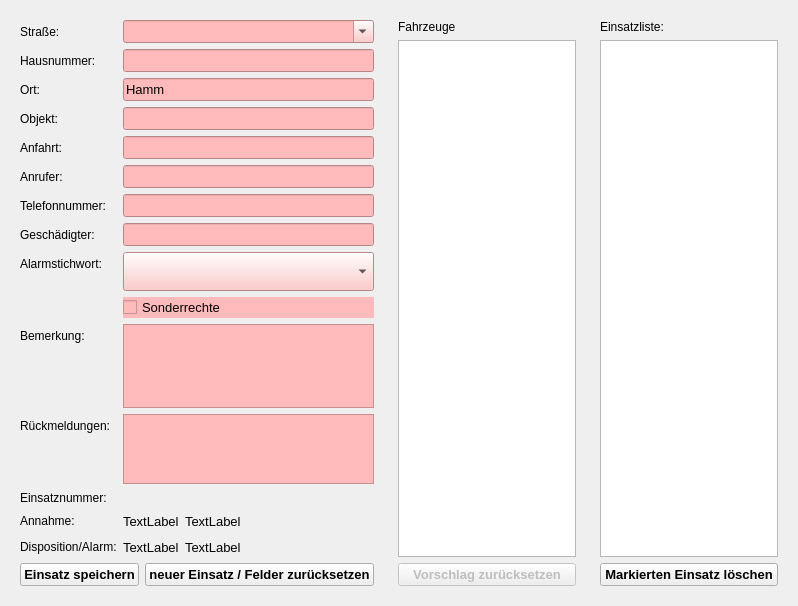
<?xml version="1.0" encoding="UTF-8"?>
<ui version="4.0">
 <class>EinsatzForm</class>
 <widget class="QWidget" name="EinsatzForm">
  <property name="geometry">
   <rect>
    <x>0</x>
    <y>0</y>
    <width>798</width>
    <height>606</height>
   </rect>
  </property>
  <property name="windowTitle">
   <string>Einsatzbearbeitung - Jugendfeuerwehr Hamm</string>
  </property>
  <layout class="QHBoxLayout" name="horizontalLayout_2">
   <item>
    <widget class="QWidget" name="widget_einsatzform" native="true">
     <layout class="QFormLayout" name="formLayout">
      <item row="0" column="0">
       <widget class="QLabel" name="label_text_strasse">
        <property name="text">
         <string>Straße:</string>
        </property>
       </widget>
      </item>
      <item row="0" column="1">
       <widget class="QComboBox" name="comboBox_strasse">
        <property name="palette">
         <palette>
          <active>
           <colorrole role="Button">
            <brush brushstyle="SolidPattern">
             <color alpha="255">
              <red>255</red>
              <green>187</green>
              <blue>187</blue>
             </color>
            </brush>
           </colorrole>
           <colorrole role="Text">
            <brush brushstyle="SolidPattern">
             <color alpha="255">
              <red>255</red>
              <green>0</green>
              <blue>0</blue>
             </color>
            </brush>
           </colorrole>
           <colorrole role="Base">
            <brush brushstyle="SolidPattern">
             <color alpha="255">
              <red>255</red>
              <green>187</green>
              <blue>187</blue>
             </color>
            </brush>
           </colorrole>
           <colorrole role="Window">
            <brush brushstyle="SolidPattern">
             <color alpha="255">
              <red>255</red>
              <green>187</green>
              <blue>187</blue>
             </color>
            </brush>
           </colorrole>
          </active>
          <inactive>
           <colorrole role="Button">
            <brush brushstyle="SolidPattern">
             <color alpha="255">
              <red>255</red>
              <green>187</green>
              <blue>187</blue>
             </color>
            </brush>
           </colorrole>
           <colorrole role="Text">
            <brush brushstyle="SolidPattern">
             <color alpha="255">
              <red>255</red>
              <green>0</green>
              <blue>0</blue>
             </color>
            </brush>
           </colorrole>
           <colorrole role="Base">
            <brush brushstyle="SolidPattern">
             <color alpha="255">
              <red>255</red>
              <green>187</green>
              <blue>187</blue>
             </color>
            </brush>
           </colorrole>
           <colorrole role="Window">
            <brush brushstyle="SolidPattern">
             <color alpha="255">
              <red>255</red>
              <green>187</green>
              <blue>187</blue>
             </color>
            </brush>
           </colorrole>
          </inactive>
          <disabled>
           <colorrole role="Button">
            <brush brushstyle="SolidPattern">
             <color alpha="255">
              <red>255</red>
              <green>187</green>
              <blue>187</blue>
             </color>
            </brush>
           </colorrole>
           <colorrole role="Text">
            <brush brushstyle="SolidPattern">
             <color alpha="255">
              <red>120</red>
              <green>120</green>
              <blue>120</blue>
             </color>
            </brush>
           </colorrole>
           <colorrole role="Base">
            <brush brushstyle="SolidPattern">
             <color alpha="255">
              <red>255</red>
              <green>187</green>
              <blue>187</blue>
             </color>
            </brush>
           </colorrole>
           <colorrole role="Window">
            <brush brushstyle="SolidPattern">
             <color alpha="255">
              <red>255</red>
              <green>187</green>
              <blue>187</blue>
             </color>
            </brush>
           </colorrole>
          </disabled>
         </palette>
        </property>
        <property name="font">
         <font>
          <pointsize>10</pointsize>
         </font>
        </property>
        <property name="styleSheet">
         <string notr="true">background-color: #ffbbbb</string>
        </property>
        <property name="editable">
         <bool>true</bool>
        </property>
       </widget>
      </item>
      <item row="1" column="0">
       <widget class="QLabel" name="label_text_hnr">
        <property name="text">
         <string>Hausnummer:</string>
        </property>
       </widget>
      </item>
      <item row="1" column="1">
       <widget class="QLineEdit" name="lineEdit_hnr">
        <property name="palette">
         <palette>
          <active>
           <colorrole role="Button">
            <brush brushstyle="SolidPattern">
             <color alpha="255">
              <red>255</red>
              <green>187</green>
              <blue>187</blue>
             </color>
            </brush>
           </colorrole>
           <colorrole role="Text">
            <brush brushstyle="SolidPattern">
             <color alpha="255">
              <red>255</red>
              <green>0</green>
              <blue>0</blue>
             </color>
            </brush>
           </colorrole>
           <colorrole role="Base">
            <brush brushstyle="SolidPattern">
             <color alpha="255">
              <red>255</red>
              <green>187</green>
              <blue>187</blue>
             </color>
            </brush>
           </colorrole>
           <colorrole role="Window">
            <brush brushstyle="SolidPattern">
             <color alpha="255">
              <red>255</red>
              <green>187</green>
              <blue>187</blue>
             </color>
            </brush>
           </colorrole>
          </active>
          <inactive>
           <colorrole role="Button">
            <brush brushstyle="SolidPattern">
             <color alpha="255">
              <red>255</red>
              <green>187</green>
              <blue>187</blue>
             </color>
            </brush>
           </colorrole>
           <colorrole role="Text">
            <brush brushstyle="SolidPattern">
             <color alpha="255">
              <red>255</red>
              <green>0</green>
              <blue>0</blue>
             </color>
            </brush>
           </colorrole>
           <colorrole role="Base">
            <brush brushstyle="SolidPattern">
             <color alpha="255">
              <red>255</red>
              <green>187</green>
              <blue>187</blue>
             </color>
            </brush>
           </colorrole>
           <colorrole role="Window">
            <brush brushstyle="SolidPattern">
             <color alpha="255">
              <red>255</red>
              <green>187</green>
              <blue>187</blue>
             </color>
            </brush>
           </colorrole>
          </inactive>
          <disabled>
           <colorrole role="Button">
            <brush brushstyle="SolidPattern">
             <color alpha="255">
              <red>255</red>
              <green>187</green>
              <blue>187</blue>
             </color>
            </brush>
           </colorrole>
           <colorrole role="Text">
            <brush brushstyle="SolidPattern">
             <color alpha="255">
              <red>120</red>
              <green>120</green>
              <blue>120</blue>
             </color>
            </brush>
           </colorrole>
           <colorrole role="Base">
            <brush brushstyle="SolidPattern">
             <color alpha="255">
              <red>255</red>
              <green>187</green>
              <blue>187</blue>
             </color>
            </brush>
           </colorrole>
           <colorrole role="Window">
            <brush brushstyle="SolidPattern">
             <color alpha="255">
              <red>255</red>
              <green>187</green>
              <blue>187</blue>
             </color>
            </brush>
           </colorrole>
          </disabled>
         </palette>
        </property>
        <property name="font">
         <font>
          <pointsize>10</pointsize>
         </font>
        </property>
        <property name="styleSheet">
         <string notr="true">background-color: #ffbbbb</string>
        </property>
       </widget>
      </item>
      <item row="2" column="0">
       <widget class="QLabel" name="label_text_ort">
        <property name="text">
         <string>Ort:</string>
        </property>
       </widget>
      </item>
      <item row="2" column="1">
       <widget class="QWidget" name="widget_ort" native="true">
        <layout class="QHBoxLayout" name="horizontalLayout">
         <property name="leftMargin">
          <number>0</number>
         </property>
         <property name="topMargin">
          <number>0</number>
         </property>
         <property name="rightMargin">
          <number>0</number>
         </property>
         <property name="bottomMargin">
          <number>0</number>
         </property>
         <item>
          <widget class="QLineEdit" name="lineEdit_ort">
           <property name="font">
            <font>
             <pointsize>10</pointsize>
            </font>
           </property>
           <property name="styleSheet">
            <string notr="true">background-color: #ffbbbb</string>
           </property>
           <property name="text">
            <string>Hamm</string>
           </property>
          </widget>
         </item>
        </layout>
       </widget>
      </item>
      <item row="3" column="0">
       <widget class="QLabel" name="label_text_objekt">
        <property name="text">
         <string>Objekt:</string>
        </property>
       </widget>
      </item>
      <item row="3" column="1">
       <widget class="QLineEdit" name="lineEdit_objekt">
        <property name="font">
         <font>
          <pointsize>10</pointsize>
         </font>
        </property>
        <property name="styleSheet">
         <string notr="true">background-color: #ffbbbb</string>
        </property>
       </widget>
      </item>
      <item row="4" column="0">
       <widget class="QLabel" name="label_text_anfahrt">
        <property name="text">
         <string>Anfahrt:</string>
        </property>
       </widget>
      </item>
      <item row="4" column="1">
       <widget class="QLineEdit" name="lineEdit_anfahrt">
        <property name="font">
         <font>
          <pointsize>10</pointsize>
         </font>
        </property>
        <property name="styleSheet">
         <string notr="true">background-color: #ffbbbb</string>
        </property>
       </widget>
      </item>
      <item row="5" column="0">
       <widget class="QLabel" name="label_text_anrufer">
        <property name="text">
         <string>Anrufer:</string>
        </property>
       </widget>
      </item>
      <item row="5" column="1">
       <widget class="QLineEdit" name="lineEdit_anrufer">
        <property name="font">
         <font>
          <pointsize>10</pointsize>
         </font>
        </property>
        <property name="styleSheet">
         <string notr="true">background-color: #ffbbbb</string>
        </property>
       </widget>
      </item>
      <item row="6" column="0">
       <widget class="QLabel" name="label_text_telefonnummer">
        <property name="text">
         <string>Telefonnummer:</string>
        </property>
       </widget>
      </item>
      <item row="6" column="1">
       <widget class="QLineEdit" name="lineEdit_telefonnummer">
        <property name="font">
         <font>
          <pointsize>10</pointsize>
         </font>
        </property>
        <property name="styleSheet">
         <string notr="true">background-color: #ffbbbb</string>
        </property>
       </widget>
      </item>
      <item row="8" column="0">
       <widget class="QLabel" name="label_text_geschaedigter">
        <property name="text">
         <string>Geschädigter:</string>
        </property>
       </widget>
      </item>
      <item row="8" column="1">
       <widget class="QLineEdit" name="lineEdit_geschaedigter">
        <property name="font">
         <font>
          <pointsize>10</pointsize>
         </font>
        </property>
        <property name="styleSheet">
         <string notr="true">background-color: #ffbbbb</string>
        </property>
       </widget>
      </item>
      <item row="9" column="0">
       <widget class="QLabel" name="label_text_stichwort">
        <property name="text">
         <string>Alarmstichwort:</string>
        </property>
       </widget>
      </item>
      <item row="9" column="1">
       <widget class="QComboBox" name="comboBox_stichwort">
        <property name="palette">
         <palette>
          <active>
           <colorrole role="Button">
            <brush brushstyle="SolidPattern">
             <color alpha="255">
              <red>255</red>
              <green>187</green>
              <blue>187</blue>
             </color>
            </brush>
           </colorrole>
           <colorrole role="Text">
            <brush brushstyle="SolidPattern">
             <color alpha="255">
              <red>255</red>
              <green>0</green>
              <blue>0</blue>
             </color>
            </brush>
           </colorrole>
           <colorrole role="Base">
            <brush brushstyle="SolidPattern">
             <color alpha="255">
              <red>255</red>
              <green>187</green>
              <blue>187</blue>
             </color>
            </brush>
           </colorrole>
           <colorrole role="Window">
            <brush brushstyle="SolidPattern">
             <color alpha="255">
              <red>255</red>
              <green>187</green>
              <blue>187</blue>
             </color>
            </brush>
           </colorrole>
          </active>
          <inactive>
           <colorrole role="Button">
            <brush brushstyle="SolidPattern">
             <color alpha="255">
              <red>255</red>
              <green>187</green>
              <blue>187</blue>
             </color>
            </brush>
           </colorrole>
           <colorrole role="Text">
            <brush brushstyle="SolidPattern">
             <color alpha="255">
              <red>255</red>
              <green>0</green>
              <blue>0</blue>
             </color>
            </brush>
           </colorrole>
           <colorrole role="Base">
            <brush brushstyle="SolidPattern">
             <color alpha="255">
              <red>255</red>
              <green>187</green>
              <blue>187</blue>
             </color>
            </brush>
           </colorrole>
           <colorrole role="Window">
            <brush brushstyle="SolidPattern">
             <color alpha="255">
              <red>255</red>
              <green>187</green>
              <blue>187</blue>
             </color>
            </brush>
           </colorrole>
          </inactive>
          <disabled>
           <colorrole role="Button">
            <brush brushstyle="SolidPattern">
             <color alpha="255">
              <red>255</red>
              <green>187</green>
              <blue>187</blue>
             </color>
            </brush>
           </colorrole>
           <colorrole role="Text">
            <brush brushstyle="SolidPattern">
             <color alpha="255">
              <red>120</red>
              <green>120</green>
              <blue>120</blue>
             </color>
            </brush>
           </colorrole>
           <colorrole role="Base">
            <brush brushstyle="SolidPattern">
             <color alpha="255">
              <red>255</red>
              <green>187</green>
              <blue>187</blue>
             </color>
            </brush>
           </colorrole>
           <colorrole role="Window">
            <brush brushstyle="SolidPattern">
             <color alpha="255">
              <red>255</red>
              <green>187</green>
              <blue>187</blue>
             </color>
            </brush>
           </colorrole>
          </disabled>
         </palette>
        </property>
        <property name="font">
         <font>
          <pointsize>20</pointsize>
         </font>
        </property>
        <property name="styleSheet">
         <string notr="true">background-color: #ffbbbb</string>
        </property>
        <property name="maxVisibleItems">
         <number>13</number>
        </property>
       </widget>
      </item>
      <item row="10" column="1">
       <widget class="QCheckBox" name="checkBox_sosi">
        <property name="font">
         <font>
          <pointsize>10</pointsize>
         </font>
        </property>
        <property name="styleSheet">
         <string notr="true">background-color: #ffbbbb</string>
        </property>
        <property name="text">
         <string>Sonderrechte</string>
        </property>
       </widget>
      </item>
      <item row="11" column="0">
       <widget class="QLabel" name="label_text_bemerkung">
        <property name="text">
         <string>Bemerkung:</string>
        </property>
       </widget>
      </item>
      <item row="11" column="1">
       <widget class="QTextEdit" name="textEdit_bemerkung">
        <property name="sizePolicy">
         <sizepolicy hsizetype="Expanding" vsizetype="Expanding">
          <horstretch>0</horstretch>
          <verstretch>0</verstretch>
         </sizepolicy>
        </property>
        <property name="font">
         <font>
          <pointsize>10</pointsize>
         </font>
        </property>
        <property name="styleSheet">
         <string notr="true">background-color: #ffbbbb</string>
        </property>
       </widget>
      </item>
      <item row="12" column="0">
       <widget class="QLabel" name="label">
        <property name="text">
         <string>Rückmeldungen:</string>
        </property>
       </widget>
      </item>
      <item row="12" column="1">
       <widget class="QTextEdit" name="textEdit_rueckmeldungen">
        <property name="sizePolicy">
         <sizepolicy hsizetype="Expanding" vsizetype="Expanding">
          <horstretch>0</horstretch>
          <verstretch>1</verstretch>
         </sizepolicy>
        </property>
        <property name="font">
         <font>
          <pointsize>10</pointsize>
         </font>
        </property>
        <property name="styleSheet">
         <string notr="true">background-color: #ffbbbb</string>
        </property>
       </widget>
      </item>
      <item row="13" column="0">
       <widget class="QLabel" name="label_text_einsatznummer">
        <property name="text">
         <string>Einsatznummer:</string>
        </property>
       </widget>
      </item>
      <item row="13" column="1">
       <widget class="QLabel" name="label_einsatznummer">
        <property name="font">
         <font>
          <pointsize>10</pointsize>
         </font>
        </property>
        <property name="text">
         <string/>
        </property>
       </widget>
      </item>
      <item row="14" column="0">
       <widget class="QLabel" name="label_text_time">
        <property name="text">
         <string>Annahme:</string>
        </property>
       </widget>
      </item>
      <item row="14" column="1">
       <widget class="QWidget" name="widget_annahmezeit" native="true">
        <layout class="QHBoxLayout" name="horizontalLayout_4">
         <property name="leftMargin">
          <number>0</number>
         </property>
         <property name="topMargin">
          <number>0</number>
         </property>
         <property name="rightMargin">
          <number>0</number>
         </property>
         <property name="bottomMargin">
          <number>0</number>
         </property>
         <item>
          <widget class="QLabel" name="label_annahmedatum">
           <property name="font">
            <font>
             <pointsize>10</pointsize>
            </font>
           </property>
           <property name="text">
            <string>TextLabel</string>
           </property>
          </widget>
         </item>
         <item>
          <widget class="QLabel" name="label_annahmezeit">
           <property name="font">
            <font>
             <pointsize>10</pointsize>
            </font>
           </property>
           <property name="text">
            <string>TextLabel</string>
           </property>
          </widget>
         </item>
         <item>
          <spacer name="horizontalSpacer_time">
           <property name="orientation">
            <enum>Qt::Horizontal</enum>
           </property>
           <property name="sizeHint" stdset="0">
            <size>
             <width>40</width>
             <height>20</height>
            </size>
           </property>
          </spacer>
         </item>
        </layout>
       </widget>
      </item>
      <item row="15" column="0">
       <widget class="QLabel" name="label_2">
        <property name="text">
         <string>Disposition/Alarm:</string>
        </property>
       </widget>
      </item>
      <item row="16" column="0" colspan="2">
       <widget class="QWidget" name="widget_buttons" native="true">
        <layout class="QHBoxLayout" name="horizontalLayout_3">
         <property name="leftMargin">
          <number>0</number>
         </property>
         <property name="topMargin">
          <number>0</number>
         </property>
         <property name="rightMargin">
          <number>0</number>
         </property>
         <property name="bottomMargin">
          <number>0</number>
         </property>
         <item>
          <widget class="QPushButton" name="pushButton_save">
           <property name="font">
            <font>
             <pointsize>10</pointsize>
             <weight>75</weight>
             <bold>true</bold>
            </font>
           </property>
           <property name="text">
            <string>Einsatz speichern</string>
           </property>
          </widget>
         </item>
         <item>
          <widget class="QPushButton" name="pushButton_reset">
           <property name="font">
            <font>
             <pointsize>10</pointsize>
             <weight>75</weight>
             <bold>true</bold>
            </font>
           </property>
           <property name="text">
            <string>neuer Einsatz / Felder zurücksetzen</string>
           </property>
          </widget>
         </item>
        </layout>
       </widget>
      </item>
      <item row="15" column="1">
       <widget class="QWidget" name="widget_alarmzeit" native="true">
        <layout class="QHBoxLayout" name="horizontalLayout_5">
         <property name="leftMargin">
          <number>0</number>
         </property>
         <property name="topMargin">
          <number>0</number>
         </property>
         <property name="rightMargin">
          <number>0</number>
         </property>
         <property name="bottomMargin">
          <number>0</number>
         </property>
         <item>
          <widget class="QLabel" name="label_alarmdatum">
           <property name="font">
            <font>
             <pointsize>10</pointsize>
            </font>
           </property>
           <property name="text">
            <string>TextLabel</string>
           </property>
          </widget>
         </item>
         <item>
          <widget class="QLabel" name="label_alarmzeit">
           <property name="font">
            <font>
             <pointsize>10</pointsize>
            </font>
           </property>
           <property name="text">
            <string>TextLabel</string>
           </property>
          </widget>
         </item>
         <item>
          <spacer name="horizontalSpacer">
           <property name="orientation">
            <enum>Qt::Horizontal</enum>
           </property>
           <property name="sizeHint" stdset="0">
            <size>
             <width>40</width>
             <height>20</height>
            </size>
           </property>
          </spacer>
         </item>
        </layout>
       </widget>
      </item>
     </layout>
    </widget>
   </item>
   <item>
    <widget class="QWidget" name="widget_fahrzeuge" native="true">
     <layout class="QVBoxLayout" name="verticalLayout_2">
      <item>
       <widget class="QLabel" name="label_text_fahrzeuge">
        <property name="text">
         <string>Fahrzeuge</string>
        </property>
       </widget>
      </item>
      <item>
       <widget class="QListWidget" name="listWidget_fahrzeuge">
        <property name="font">
         <font>
          <pointsize>10</pointsize>
          <weight>50</weight>
          <bold>false</bold>
         </font>
        </property>
        <property name="selectionMode">
         <enum>QAbstractItemView::MultiSelection</enum>
        </property>
       </widget>
      </item>
      <item>
       <widget class="QPushButton" name="pushButton_reset_vorschlag">
        <property name="enabled">
         <bool>false</bool>
        </property>
        <property name="font">
         <font>
          <pointsize>10</pointsize>
          <weight>75</weight>
          <bold>true</bold>
         </font>
        </property>
        <property name="text">
         <string>Vorschlag zurücksetzen</string>
        </property>
       </widget>
      </item>
     </layout>
    </widget>
   </item>
   <item>
    <widget class="QWidget" name="widget_einsatzliste" native="true">
     <layout class="QVBoxLayout" name="verticalLayout">
      <item>
       <widget class="QLabel" name="label_text_einsatzliste">
        <property name="text">
         <string>Einsatzliste:</string>
        </property>
       </widget>
      </item>
      <item>
       <widget class="QListWidget" name="listWidget">
        <property name="font">
         <font>
          <pointsize>10</pointsize>
         </font>
        </property>
        <property name="alternatingRowColors">
         <bool>true</bool>
        </property>
        <property name="iconSize">
         <size>
          <width>25</width>
          <height>25</height>
         </size>
        </property>
       </widget>
      </item>
      <item>
       <widget class="QPushButton" name="pushButton_delete">
        <property name="font">
         <font>
          <pointsize>10</pointsize>
          <weight>75</weight>
          <bold>true</bold>
         </font>
        </property>
        <property name="text">
         <string>Markierten Einsatz löschen</string>
        </property>
       </widget>
      </item>
     </layout>
    </widget>
   </item>
  </layout>
 </widget>
 <resources/>
 <connections/>
</ui>
